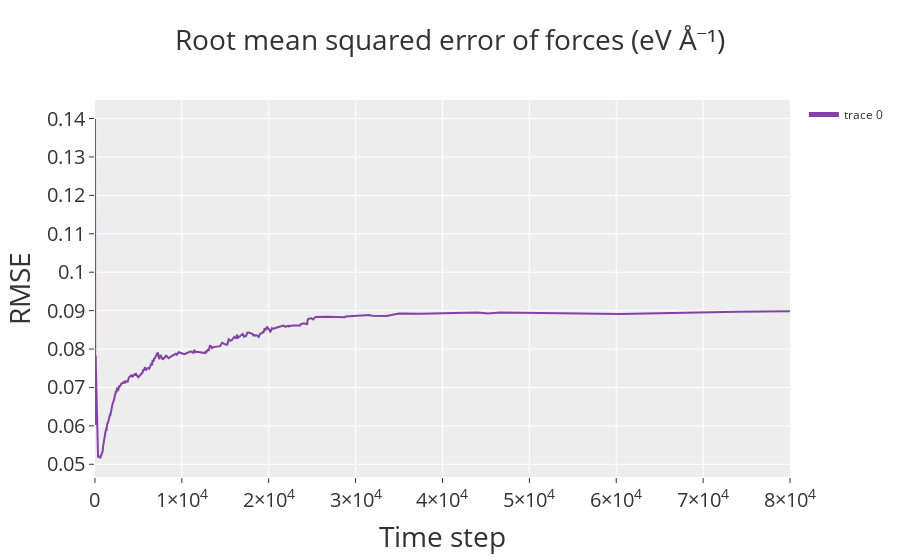

Notebook source saved alongside this figure:
### Code cell
! grep ERR ./servidor/ML_LOGFILE > ./servidor/ERR.dat

t2, inerr = np.loadtxt("./servidor/ERR.dat", 
                       usecols=[1,3], unpack=True)

g = plot(t2[5:], inerr[5:],
    xlabel="Time step",
    ylabel="RMSE",
    title=r"Root mean squared error of forces (eV Å⁻¹)"
)

fig = g.to_plotly()  # convert py4vasp Graph -> plotly figure :contentReference[oaicite:0]{index=0}

# Axis title sizes
fig.update_xaxes(title_font=dict(size=28))
fig.update_yaxes(title_font=dict(size=28))

# Plot title size
fig.update_layout(title=dict(font=dict(size=28)))

# (Optional) tick label sizes
fig.update_xaxes(tickfont=dict(size=20))
fig.update_yaxes(tickfont=dict(size=20))

fig.write_image("Cel_B_NVT_300K_VASP_F_RMS.png", scale=3)
fig.show()

### Figure 1 — Plotly figure (JSON) as saved in the notebook; plotly's stock layout.template omitted (floating-point values rounded to 4 significant figures; data arrays with more than 128 entries replaced by an {"elided": "..."} marker saying what was removed)
{"data": [{"line": {"color": "#8342A4"}, "showlegend": true, "type": "scatter", "x": {"elided": "232 float values"}, "y": {"elided": "232 float values"}, "yaxis": "y"}], "layout": {"legend": {"itemsizing": "constant"}, "title": {"font": {"size": 28}, "text": "Root mean squared error of forces (eV Å⁻¹)"}, "xaxis": {"tickfont": {"size": 20}, "title": {"font": {"size": 28}, "text": "Time step"}}, "yaxis": {"tickfont": {"size": 20}, "title": {"font": {"size": 28}, "text": "RMSE"}}}}
